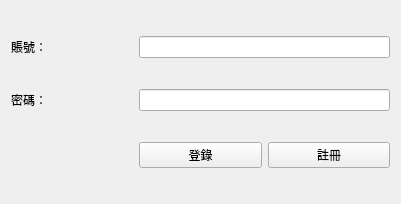
<?xml version="1.0" encoding="UTF-8"?>
<ui version="4.0">
 <class>Form</class>
 <widget class="QWidget" name="Form">
  <property name="geometry">
   <rect>
    <x>0</x>
    <y>0</y>
    <width>401</width>
    <height>204</height>
   </rect>
  </property>
  <property name="windowTitle">
   <string>Form</string>
  </property>
  <layout class="QGridLayout" name="gridLayout">
   <item row="0" column="0">
    <widget class="QLabel" name="label">
     <property name="text">
      <string>賬號：</string>
     </property>
    </widget>
   </item>
   <item row="0" column="1" colspan="2">
    <widget class="QLineEdit" name="lineEdit"/>
   </item>
   <item row="1" column="0">
    <widget class="QLabel" name="label_2">
     <property name="text">
      <string>密碼：</string>
     </property>
    </widget>
   </item>
   <item row="1" column="1" colspan="2">
    <widget class="QLineEdit" name="lineEdit_2"/>
   </item>
   <item row="2" column="1">
    <widget class="QPushButton" name="pushButton">
     <property name="text">
      <string>登錄</string>
     </property>
    </widget>
   </item>
   <item row="2" column="2">
    <widget class="QPushButton" name="pushButton_2">
     <property name="text">
      <string>註冊</string>
     </property>
    </widget>
   </item>
  </layout>
 </widget>
 <resources/>
 <connections/>
</ui>
